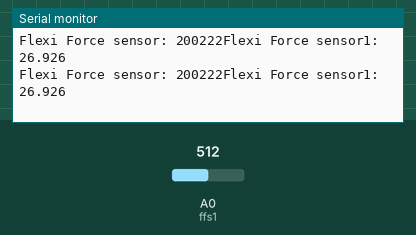
This sketch was run on a simulated Arduino Mega 2560, built with avr-gcc and run on an emulated ATmega2560. Shown: the last lines printed to the serial monitor. The inputs (shaded band) are chosen by the test bench; at power-on: A0 (ffs1) = 512.

Above: at 1.3 s.
1.4 s: A0 (ffs1) set to 716
At 1.9 s:
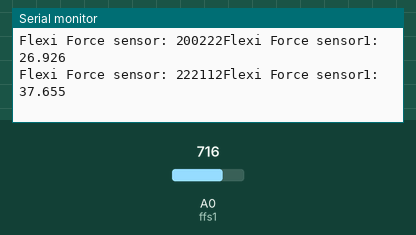
2.9 s: A0 (ffs1) set to 900
At 3.4 s:
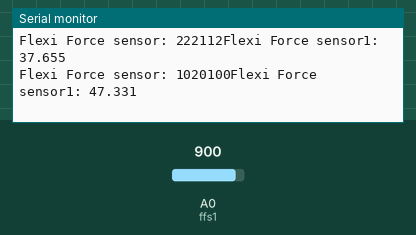
Timing chart, 0 to 5.9 s (numbered marks = the images above; inputs shaded):
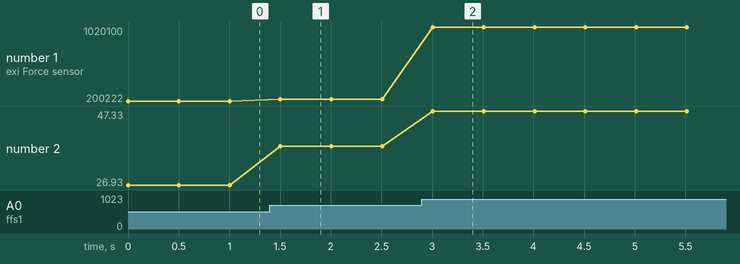

The sketch:

Force_using_Flexiforce_sensor.ino
```cpp
float cf = 10.76;// caliberation factor

int ffs1 = A0; // FlexiForce sensor is connected analog pin A0 of arduino or mega.

int ffsdata = 0;
float vout;
void setup()
{
  Serial.begin(9600);
  pinMode(ffs1, INPUT);

}

void loop()
{


 ffsdata = analogRead(ffs1);
vout = (ffsdata * 5.0) / 1023.0;
vout = vout * cf ;
Serial.print("Flexi Force sensor: ");
Serial.print(ffsdata,3);
Serial.print("Flexi Force sensor1: ");
Serial.print(vout,3);
Serial.println("");
delay(500);

}
```

Measured:
- after the input at 1.4 s, the serial monitor: prints a new line after 0.10 s (image 1)
- after the input at 2.9 s, the serial monitor: prints a new line after 0.11 s (image 2)
- plotted number 1: 200222 → 222112 after the input at 1.4 s, 222112 → 1020100 after the input at 2.9 s
- plotted number 2: 26.93 → 37.66 after the input at 1.4 s, 37.66 → 47.33 after the input at 2.9 s
